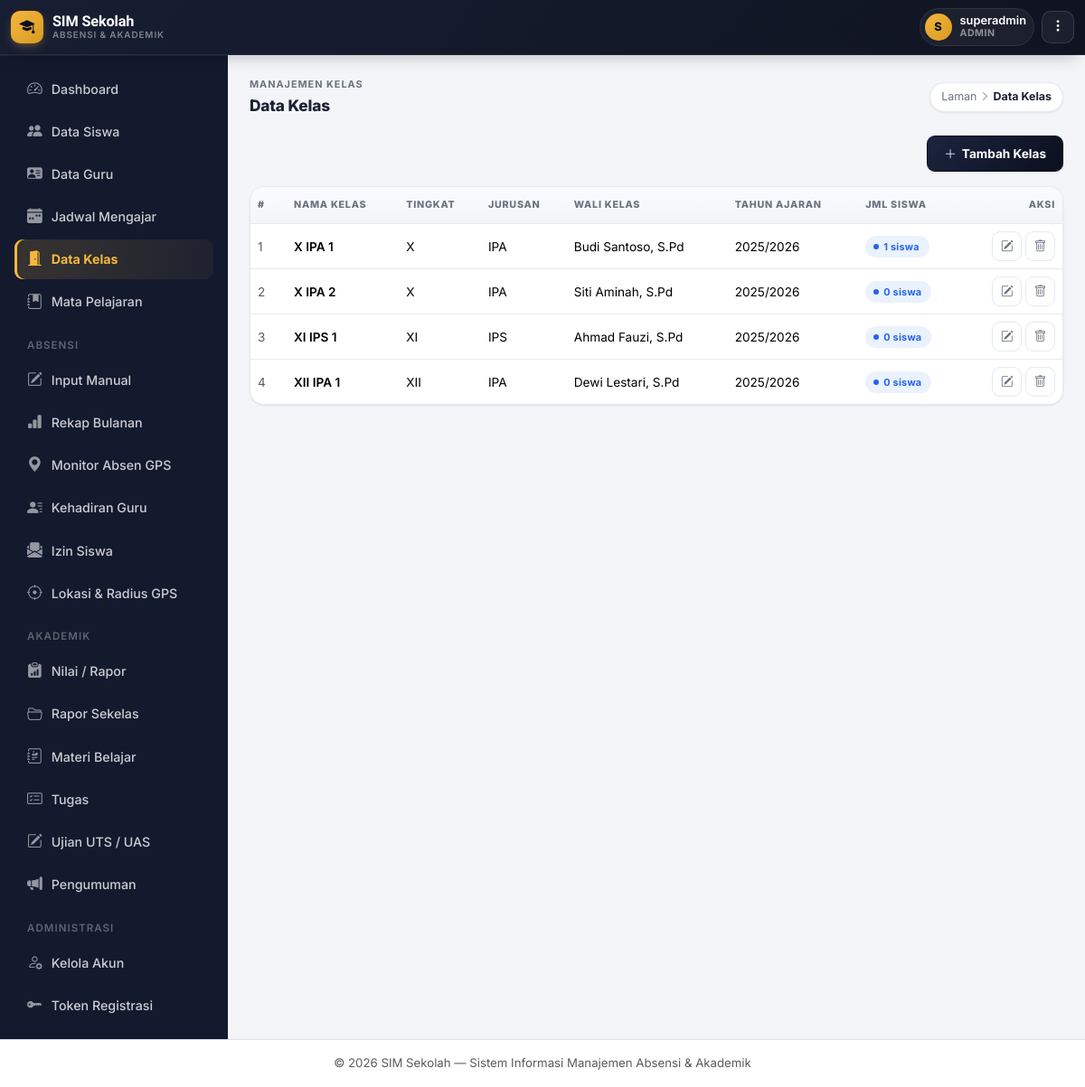
Before: /kelas/list.php (signed in) with the older database file.
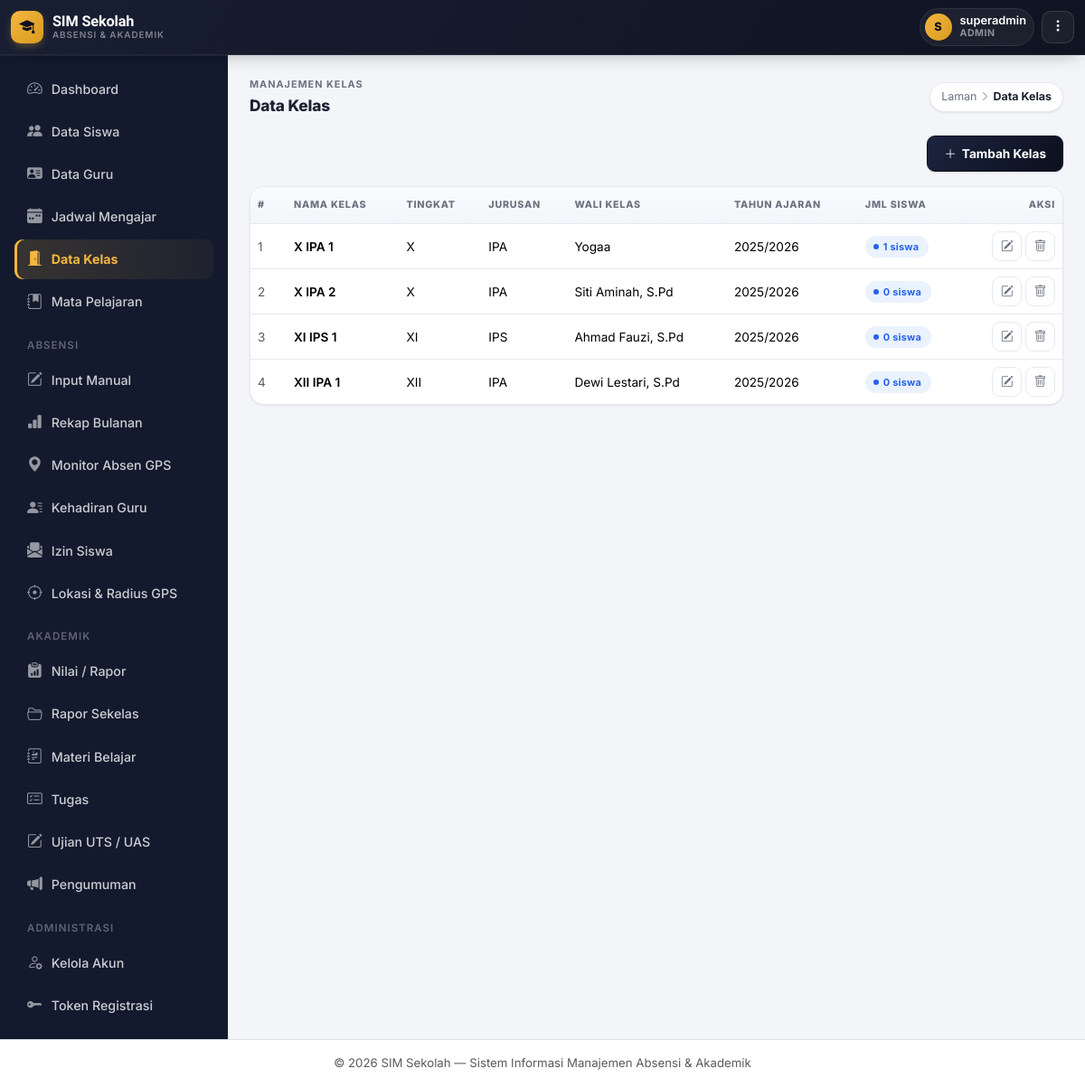
After: the same page with the newer database file.
### tables this page shows
CREATE TABLE `kelas` (
  `id` int NOT NULL,
  `nama_kelas` varchar(50) NOT NULL,
  `tingkat` varchar(10) NOT NULL,
  `jurusan` varchar(50) DEFAULT NULL,
  `wali_kelas` varchar(100) DEFAULT NULL,
  `wali_kelas_user_id` int DEFAULT NULL,
  `tahun_ajaran` varchar(20) NOT NULL,
  `created_at` timestamp NULL DEFAULT CURRENT_TIMESTAMP
);

### includes/functions.php (called while the page is built, shortened)
<?php
function clean($str) {
    return htmlspecialchars(trim($str ?? ''), ENT_QUOTES, 'UTF-8');
}

### kelas/list.php (the view, shortened to what this page needs)
<?php
require_once __DIR__ . '/../includes/auth.php';
$data = $pdo->query("
    SELECT k.*, (SELECT COUNT(*) FROM siswa s WHERE s.kelas_id = k.id AND s.status='Aktif') AS jumlah_siswa
    FROM kelas k ORDER BY k.tingkat, k.nama_kelas
")->fetchAll();
include __DIR__ . '/../includes/header.php';
?>
<div class="gv-topline">
  <div class="gv-title">
    <small>Manajemen Kelas</small>
    Data Kelas
  </div>
  <span class="gv-crumb"><a href="<?= BASE_URL ?>/index.php">Laman</a> <i class="bi bi-chevron-right small"></i> <b>Data Kelas</b></span>
</div>
<div class="d-flex justify-content-end mb-3">
  <a href="tambah.php" class="gv-btn"><i class="bi bi-plus-lg"></i> Tambah Kelas</a>
</div>
<div class="gv-table-wrap">
  <div class="table-responsive">
    <table class="table align-middle">
      <thead>
        <tr>
          <th style="width:40px;">#</th>
          <th>Nama Kelas</th>
          <th>Tingkat</th>
          <th>Jurusan</th>
          <th>Wali Kelas</th>
          <th>Tahun Ajaran</th>
          <th>Jml Siswa</th>
          <th class="text-end">Aksi</th>
        </tr>
      </thead>
      <tbody>
        <?php foreach ($data as $i => $row): ?>
        <tr>
          <td class="text-muted"><?= $i + 1 ?></td>
          <td class="fw-semibold"><?= clean($row['nama_kelas']) ?></td>
          <td><?= clean($row['tingkat']) ?></td>
          <td><?= clean($row['jurusan'] ?? '-') ?></td>
          <td><?= clean($row['wali_kelas'] ?? '-') ?></td>
          <td><?= clean($row['tahun_ajaran']) ?></td>
          <td><span class="gv-pill info"><?= $row['jumlah_siswa'] ?> siswa</span></td>
          <td class="text-end">
            <a href="edit.php?id=<?= $row['id'] ?>" class="gv-icon-btn" title="Edit"><i class="bi bi-pencil-square"></i></a>
            <a href="hapus.php?id=<?= $row['id'] ?>" class="gv-icon-btn danger" title="Hapus" onclick="return confirm('Yakin hapus kelas ini? Siswa di kelas ini tidak akan terhapus.');"><i class="bi bi-trash"></i></a>
          </td>
        </tr>
        <?php endforeach; ?>
      </tbody>
    </table>
  </div>
</div>
<?php include __DIR__ . '/../includes/footer.php'; ?>

Changed rows visible on the page:
changed kelas "X IPA 1": wali_kelas "Budi Santoso, S.Pd" → "Yogaa"
